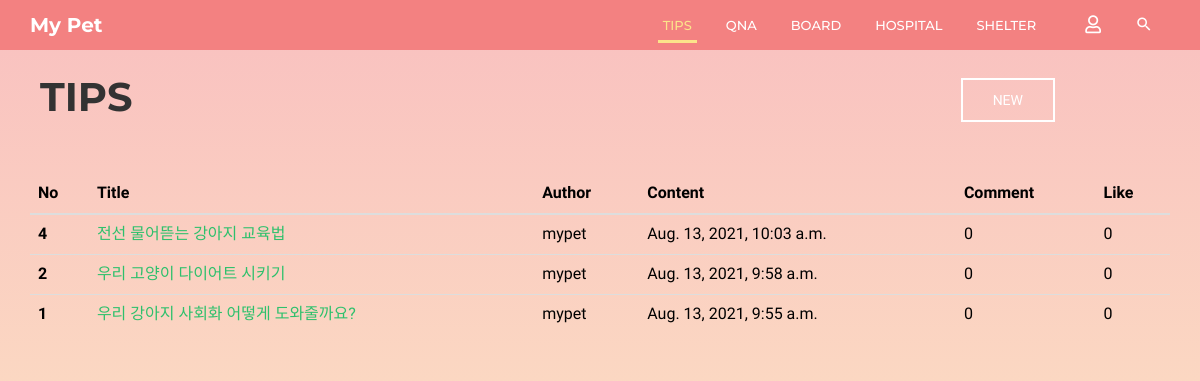
The app's page /community/tips/ with its own data.
### community/models.py (models this page shows, shortened)
class Tips(models.Model):
    b_title = models.CharField(max_length=30)
    b_author = models.CharField(max_length=10)
    b_content = models.TextField()
    b_date = models.DateTimeField(auto_now=True)
    b_comment_count = models.IntegerField(default=0)
    b_like_count = models.IntegerField(default=0)
    b_photo = models.ImageField(blank=True, null=True, default='../media/noimage.jpg')

### community/views.py (the view)
# urls.py: path('tips/', views.tips, name='tips'),
def tips(request):
    posts = Tips.objects.all().order_by('-id')
    return render(request, 'community/tips.html', {'posts': posts})

### community/templates/community/tips.html (shortened to what this page needs)
{% extends 'base.html' %}
{% block html_body %}
    <link rel="stylesheet" href="/static/css/pages/header.css">
    <link rel="stylesheet" href="/static/css/pages/board.css">
    <header id="column-header">
        <div id="nino-headerInner">
            <nav id="nino-navbar" class="navbar navbar-default" role="navigation">
                <div class="container">
                    <div class="navbar-header">
                        <a class="navbar-brand" href="{% url 'home' %}">My Pet</a>
                    </div>
                    <div class="nino-menuItem pull-right">
                        <div class="collapse navbar-collapse pull-left" id="nino-navbar-collapse">
                            <ul class="nav navbar-nav">
                                <li class="active"><a href="#" onclick="testa('{% url 'community:tips' %}')">Tips</a></li>
                                <li><a href="#" onclick="testa('{% url 'community:qna' %}')">QnA</a></li>
                                <li><a href="#" onclick="testa('{% url 'community:board' %}')">Board</a></li>
                                <li><a href="#" onclick="testa('{% url 'community:hospital' %}')">Hospital</a></li>
                                <li><a href="#" onclick="testa('{% url 'community:shelter' %}')">Shelter</a></li>
                            </ul>
                        </div>
                        <ul class="nino-iconsGroup nav navbar-nav">
                            {% if user.is_authenticated %}
                                <li><a href="#" onclick="testa('{% url 'community:logout' %}')"><i
                                        class="mdi fas fa-user-slash nino-icon"></i></a></li>
                            {% else %}
                                <li><a href="#" onclick="testa('{% url 'community:login' %}')"><i
                                        class="mdi far fa-user nino-icon"></i></a></li>
                            {% endif %}
                            <li><a href="#" class="nino-search"><i class="mdi mdi-magnify nino-icon"></i></a></li>
                        </ul>
                    </div>
                </div>
            </nav>
        </div>
    </header>
    <div class="container board-header">
        <div class="board-title">
            <h1 class="title-h1">TIPS</h1>
        </div>
        <div class="board-post-btn">
            <a href="{% url 'community:tips_create' %}" class="nino-btn nino-post-btn">NEW</a>
        </div>
    </div>
    <div class="container">
        <div class="tips-page tips-table">
            <table class="table table-hover">
                <thead class="thead-dark">
                <tr>
                    <th scope="col">No</th>
                    <th scope="col">Title</th>
                    <th scope="col">Author</th>
                    <th scope="col">Content</th>
                    <th scope="col">Comment</th>
                    <th scope="col">Like</th>
                </tr>
                </thead>
                <tbody>
                {% for post in posts %}
                    <tr>
                        <th scope="row">{{ post.id }}</th>
                        <td><a href="/community/{{ post.id }}/tips_detail/">{{ post.b_title }}</a></td>
                        <td>{{ post.b_author }}</td>
                        <td>{{ post.b_date }}</td>
                        <td>{{ post.b_comment_count }}</td>
                        <td>{{ post.b_like_count }}</td>
                    </tr>
                {% endfor %}
                </tbody>
            </table>
        </div>
    </div>
{% endblock %}

### static/css/pages/index.css (style rules this page uses)
html, body { line-height: 1.7; margin: 0; padding: 0; }
body { color: #999; font-size: 13px; font-weight: 400; overflow-x: hidden; position: relative; font-family: "Roboto", sans-serif; }
article, aside, details, figcaption, figure, footer, header, hgroup, menu, nav, section, main { display: block; }
a { text-decoration: none; outline: none; color: #2ec06c; -webkit-transition: all 0.3s ease-in-out; -moz-transition: all 0.3s ease-in-out; -o-transition: all 0.3s ease-in-out; -ms-transition: all 0.3s ease-in-out; transition: all 0.3s ease-in-out; }
h1, h2, h3, h4, h5, h6 { margin: 5px 0 10px; color: #333; text-transform: uppercase; font-family: "Montserrat", sans-serif; }
h1, h2 { font-weight: 300; }
h1 { font-size: 2.2em; }
ul, ul li, ol, ol li, p, form, input { margin: 0; padding: 0; }
ul, ul li { list-style: none; }
.container { position: relative; }
.nino-btn { display: inline-block; color: black; text-transform: uppercase; padding: 13px 30px; text-align: center; border: 2px solid black; font-size: 14px; line-height: 100%; }
#nino-headerInner { position: relative; z-index: 5; }
#nino-navbar { background: none; border: none; border-radius: 0; }
#nino-navbar .navbar-brand { color: #fff; font-weight: 700; font-size: 20px; }
#nino-navbar .navbar-nav > li > a { color: #fff; font-weight: 500; text-transform: uppercase; border-bottom: 3px solid transparent; padding: 15px 5px 5px; margin: 0 12px; }
#nino-navbar .navbar-nav > li > a:hover, #nino-navbar .navbar-nav > .active > a, #nino-navbar .navbar-nav > .active > a:hover { color: #fce38a; border-color: #fce38a; background: none; }
#nino-navbar .nino-menuItem { float: right; }
#nino-navbar .nino-iconsGroup li a { border: none; font-size: 18px; }

### static/css/pages/header.css (style rules this page uses)
#column-header { position: relative; font-family: "Montserrat", sans-serif; background: rgba(243, 129, 129, 0.9); }
#column-header:after { content: ""; position: absolute; left: 0; top: 0; width: 100%; height: 100%; background: rgba(243, 129, 129, 0.9); }
#nino-headerInner { position: relative; z-index: 5; }

### static/css/pages/board.css (style rules this page uses)
body { height: 100vh; font-family: 'Prompt', sans-serif; background: linear-gradient( to bottom, rgba(243, 129, 129, 0.5), rgba(252, 227, 138, 0.5) ); }
.board-header { display: flex; align-items: center; margin-top: 15px; }
.board-title { position: relative; margin-left: 10px; }
.board-post-btn { position: absolute; right: 130px; }
.title-h1 { font-weight: 700; font-size: 40px; }
.tips-table { width: 100%; margin-top: 45px; }
th, td { color: black; font-size: 16px; }
.nino-post-btn { display: inline-block; color: white; text-transform: uppercase; padding: 13px 30px; text-align: center; border: 2px solid white; font-size: 14px; line-height: 100%; }

### records on screen
Tips: id "4", b_title "전선 물어뜯는 강아지 교육법", b_author "mypet", b_date "Aug. 13, 2021, 10:03 a.m.", b_comment_count "0", b_like_count "0"
Tips: id "2", b_title "우리 고양이 다이어트 시키기", b_author "mypet", b_date "Aug. 13, 2021, 9:58 a.m.", b_comment_count "0", b_like_count "0"
Tips: id "1", b_title "우리 강아지 사회화 어떻게 도와줄까요?", b_author "mypet", b_date "Aug. 13, 2021, 9:55 a.m.", b_comment_count "0", b_like_count "0"
